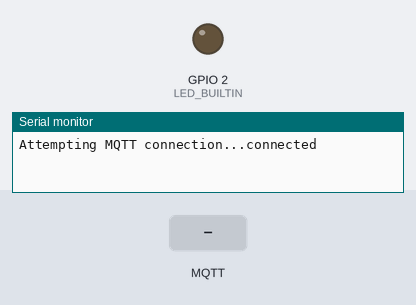
This sketch was run on a simulated ESP32. On the bench: output pins drawn as LEDs (lit = HIGH), the last lines printed to the serial monitor. The test bench sets the inputs (shaded band). WiFi joins after 1.5 s; servers stay silent unless stated; no MQTT or app messages arrive unless stated.

Above: at 2.7 s.
2.8 s: MQTT message "1" arrives on the first subscribed topic
At 3.8 s:
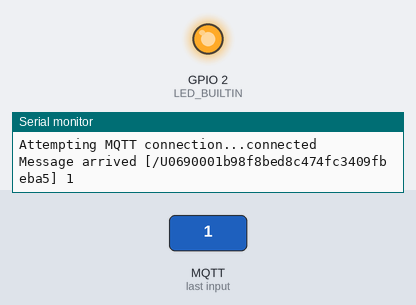
4.3 s: MQTT message "on" arrives on the first subscribed topic
At 5.0 s:
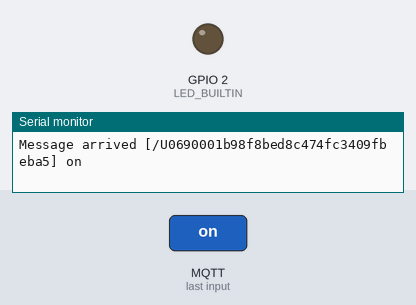
5.8 s: MQTT message "0" arrives on the first subscribed topic
At 6.1 s:
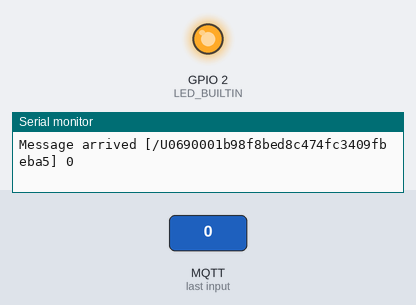
Timing chart, 0 to 8.8 s (numbered marks = the images above; inputs shaded):
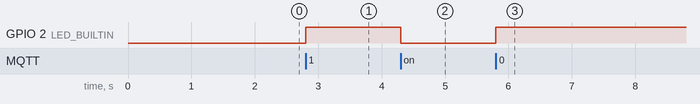

The sketch:

esp32_line_bot_mqtt_wifimanager.ino
```cpp
#include <FS.h>                   //this needs to be first, or it all crashes and burns...
#include <PubSubClient.h>
#include <WiFi.h>
#include <DNSServer.h>
#include <WiFiManager.h>

//flag for saving data
bool shouldSaveConfig = false;

//callback notifying us of the need to save config
void saveConfigCallback () {
  Serial.println("Should save config");
  shouldSaveConfig = true;
}

// Config MQTT Server
#define mqtt_server "m15.cloudmqtt.com"
#define mqtt_port 15443
#define mqtt_user "gcixpcpd"
#define mqtt_password "Je-l1HiaSjjr"

WiFiClient espClient;
PubSubClient client(espClient);

void setup() {
  pinMode(LED_BUILTIN, OUTPUT);

  Serial.begin(115200);
  delay(10);

  Serial.println();

  WiFiManager wifiManager;
  wifiManager.autoConnect();

  client.setServer(mqtt_server, mqtt_port);
  client.setCallback(callback);
}

void loop() {
  if (!client.connected()) {
    Serial.print("Attempting MQTT connection...");
    if (client.connect("ESP32Client", mqtt_user, mqtt_password)) {
      Serial.println("connected");
    } else {
      Serial.print("failed, rc=");
      Serial.print(client.state());
      Serial.println(" try again in 5 seconds");
      delay(5000);
      return;
    }
  } else {

    //client.subscribe("/", String(ESP.getChipId()).c_str());
    client.subscribe("/U0690001b98f8bed8c474fc3409fbeba5");
  }
  client.loop();
}

void callback(char* topic, byte* payload, unsigned int length) {
  Serial.print("Message arrived [");
  Serial.print(topic);
  Serial.print("] ");
  String msg = "";
  int i = 0;
  while (i < length) msg += (char)payload[i++];
  Serial.println(msg);
  digitalWrite(LED_BUILTIN, (msg == "on" ? LOW : HIGH));
}
```

Measured:
- after the input at 2.8 s, GPIO 2 (LED_BUILTIN): LOW → HIGH at once
- after the input at 4.3 s, GPIO 2 (LED_BUILTIN): HIGH → LOW at once
- after the input at 5.8 s, GPIO 2 (LED_BUILTIN): LOW → HIGH at once
